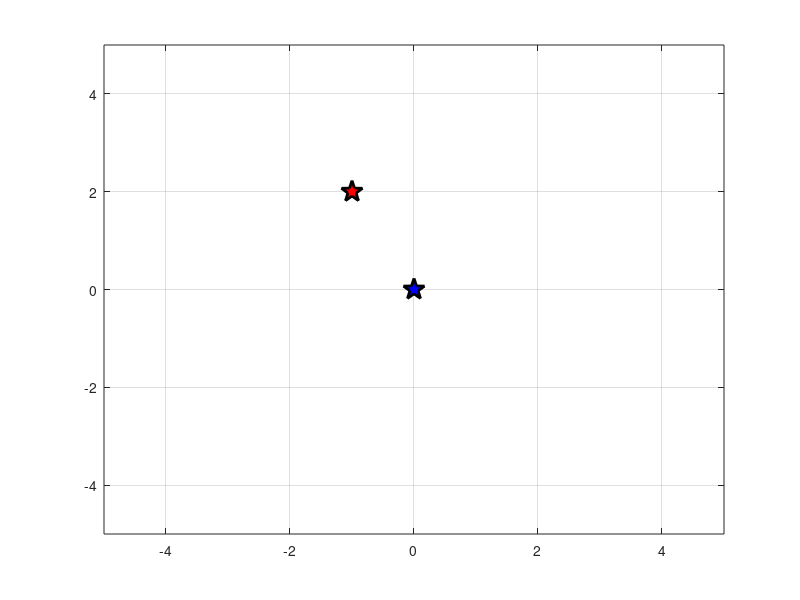

Reproduce this figure in MATLAB. (Note: this script raises an error after producing the figure.)
clear all
close all
clc
%UAV final destination
r=-1;
s=2;
plot(r,s,'p','LineWidth',2,'MarkerSize',16,...
    'MarkerEdgeColor','k','MarkerFaceColor','r')
axis ([-5 5 -5 5]); 
grid on
hold on
%UAV initial position
a=0;
b=0;
plot(a,b,'p','LineWidth',2,'MarkerSize',16,...
    'MarkerEdgeColor','k','MarkerFaceColor','b')
hold on
%UAV current co-ordinates
x_old=a;
y_old=b;
x_new=a;
y_new=b;
%gain
k=1.3;
%time step
t=.1;
%error threshold
error_threshold=.1;
% max iteration
Max_iteration=75;

%initial heading
phi_old=0;
phi_new=0;






for m = 1: Max_iteration
    
    % Stop simulation if destination is reached
    if norm([r;s] - [x_new;y_new],2) < error_threshold
        v = 0;
    else
        v = 1;
    end
    
    
  %   phi_desired=vpa(atan((s-y_new)/(r-x_new)));
         switch r >= x_new
        case 1
            phi_desired = vpa(atan((s-y_new)/(r-x_new)));
        case 0
            switch s >= y_new
                case 1
                    phi_desired = (pi/2) + ...
                        vpa(atan(abs((s-y_new)/(r-x_new))));
                case 0
                    phi_desired = -(pi/2) - ...
                        vpa(atan(abs((s-y_new)/(r-x_new))));
            end
        end
      
  
  
        error=phi_desired-phi_old;
        % w: angular velocity
       
        w=k*error
                
        % unicycle model system dynamics
        x_new=x_old + v*cos(phi_old) * t
        y_new=y_old + v*sin(phi_old) * t
        phi_new=t*w+phi_old
        
        pause(t);
                       
          
        plot(x_new,y_new,'*');
        hold on
        x_old=x_new;
        y_old=y_new;
        phi_old=phi_new
             
        
end     
        